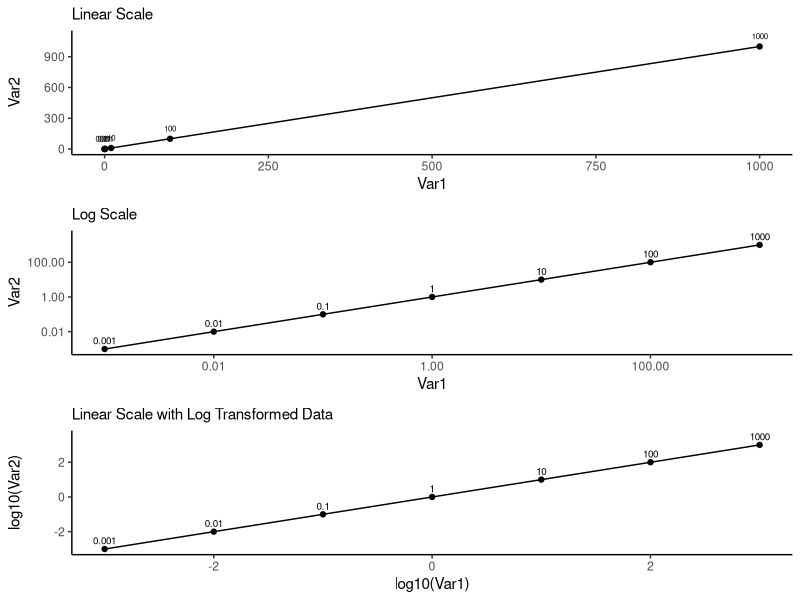
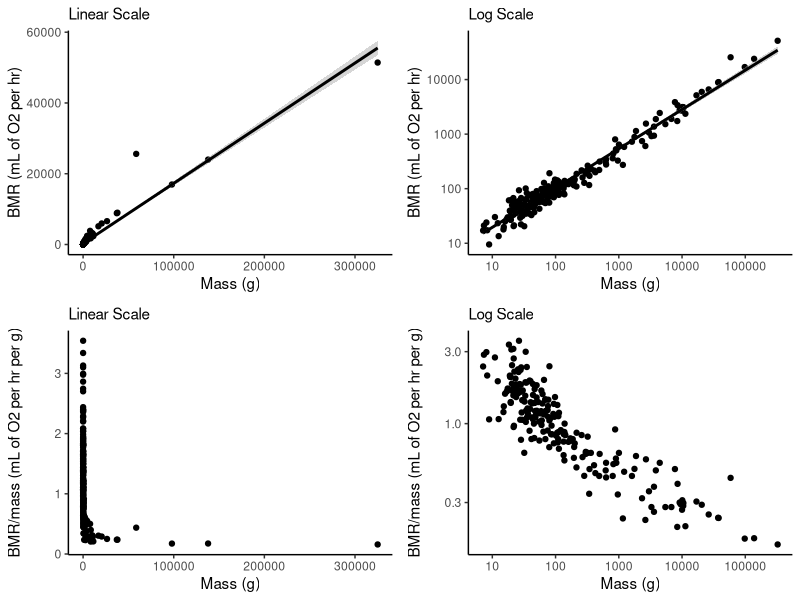

Recreate these plots in R, in order.
## ---- chunk 1
knitr::opts_chunk$set(echo = F, message = F, warning=F, fig.height = 5.25,
                      fig.path = "img/")
## ---- chunk 2
library(tidyverse)
library(cowplot)
library(kableExtra)

options(scipen = 999) 
## ---- chunk 3
df <- read_csv("log.csv") %>%
  as.data.frame()

df %>%
    mutate(logVar1 = log10(Var1),
           logVar2 = log10(Var2)) %>%
  select(Var1, Var2, logVar1, logVar2) 
## ---- chunk 4
a <- ggplot(df, aes(x = Var1, y = Var2)) +
  geom_point() +
  geom_line() +
  geom_text(aes(label = Label), nudge_y = 100, size = 2) +
  theme_classic() +
  labs(subtitle = "Linear Scale") 

b <- ggplot(df, aes(x = Var1, y = Var2)) +
  geom_point() +
  geom_line() +
  geom_text(aes(label = Label), nudge_y = 0.5, size = 2.5) +
  theme_classic() +
  scale_y_log10( ) +
  scale_x_log10( ) +
  labs(subtitle = "Log Scale")

c <- ggplot(df, aes(x = log10(Var1), y = log10(Var2))) +
  geom_point() +
  geom_line() +
  geom_text(aes(label = Label), nudge_y = 0.5, size = 2.5) +
  theme_classic() +
  labs(subtitle = "Linear Scale with Log Transformed Data")

plot_grid(a,b, c, nrow  = 3, align = "hv")


## ---- chunk 5
df2 <- read_csv("mammals.csv") %>%
  drop_na() %>%
  mutate("BMR/Mass" = BMR/Mass) %>%
  as.data.frame()
head(df2)
tail(df2)
## ---- chunk 6

d <- ggplot(df2, aes(x = Mass, y = BMR)) +
    geom_point() +
    geom_smooth(method = "lm", color = "black") +
    theme_classic() +
    labs(x = "Mass (g)", y = "BMR (mL of O2 per hr)",
        subtitle = "Linear Scale") 


e <- ggplot(df2, aes(x = Mass, y = BMR)) +
    geom_point() +
    geom_smooth(method = "lm", color = "black") +
    theme_classic() +
    labs(x = "Mass (g)", y = "BMR (mL of O2 per hr)",
        subtitle = "Log Scale") +
    scale_y_log10( ) +
    scale_x_log10( ) 


f <- ggplot(df2, aes(x = Mass, y = BMR/Mass)) +
    geom_point() +
    theme_classic() +
    labs(x = "Mass (g)", y = "BMR/mass (mL of O2 per hr per g)",
        subtitle = "Linear Scale") 

g <- ggplot(df2, aes(x = Mass, y = BMR/Mass)) +
    geom_point() +
    theme_classic() +
    labs(x = "Mass (g)", y = "BMR/mass (mL of O2 per hr per g)",
        subtitle = "Log Scale") +
    scale_y_log10( ) +
    scale_x_log10( )

plot_grid(d, e, f, g, nrow  = 2, align = "hv")
